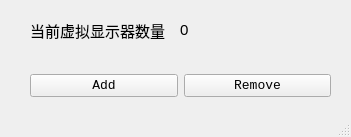
<?xml version="1.0" encoding="UTF-8"?>
<ui version="4.0">
 <class>MainWindow</class>
 <widget class="QMainWindow" name="MainWindow">
  <property name="geometry">
   <rect>
    <x>0</x>
    <y>0</y>
    <width>351</width>
    <height>137</height>
   </rect>
  </property>
  <property name="windowTitle">
   <string>MainWindow</string>
  </property>
  <widget class="QWidget" name="centralwidget">
   <widget class="QWidget" name="horizontalLayoutWidget">
    <property name="geometry">
     <rect>
      <x>30</x>
      <y>60</y>
      <width>301</width>
      <height>51</height>
     </rect>
    </property>
    <layout class="QHBoxLayout" name="buttonsLayout">
     <item>
      <widget class="QPushButton" name="Add">
       <property name="font">
        <font>
         <family>Lucida Console</family>
         <pointsize>10</pointsize>
        </font>
       </property>
       <property name="text">
        <string>Add</string>
       </property>
      </widget>
     </item>
     <item>
      <widget class="QPushButton" name="Remove">
       <property name="font">
        <font>
         <family>Lucida Console</family>
         <pointsize>10</pointsize>
        </font>
       </property>
       <property name="text">
        <string>Remove</string>
       </property>
      </widget>
     </item>
    </layout>
   </widget>
   <widget class="QLabel" name="CounterTip">
    <property name="geometry">
     <rect>
      <x>30</x>
      <y>20</y>
      <width>141</width>
      <height>20</height>
     </rect>
    </property>
    <property name="font">
     <font>
      <family>Microsoft YaHei UI</family>
      <pointsize>11</pointsize>
      <weight>50</weight>
      <bold>false</bold>
     </font>
    </property>
    <property name="text">
     <string>当前虚拟显示器数量</string>
    </property>
   </widget>
   <widget class="QLabel" name="Counter">
    <property name="geometry">
     <rect>
      <x>180</x>
      <y>22</y>
      <width>41</width>
      <height>16</height>
     </rect>
    </property>
    <property name="font">
     <font>
      <family>Microsoft YaHei UI</family>
      <pointsize>11</pointsize>
     </font>
    </property>
    <property name="text">
     <string>0</string>
    </property>
   </widget>
  </widget>
  <widget class="QStatusBar" name="statusbar"/>
 </widget>
 <resources/>
 <connections/>
</ui>
